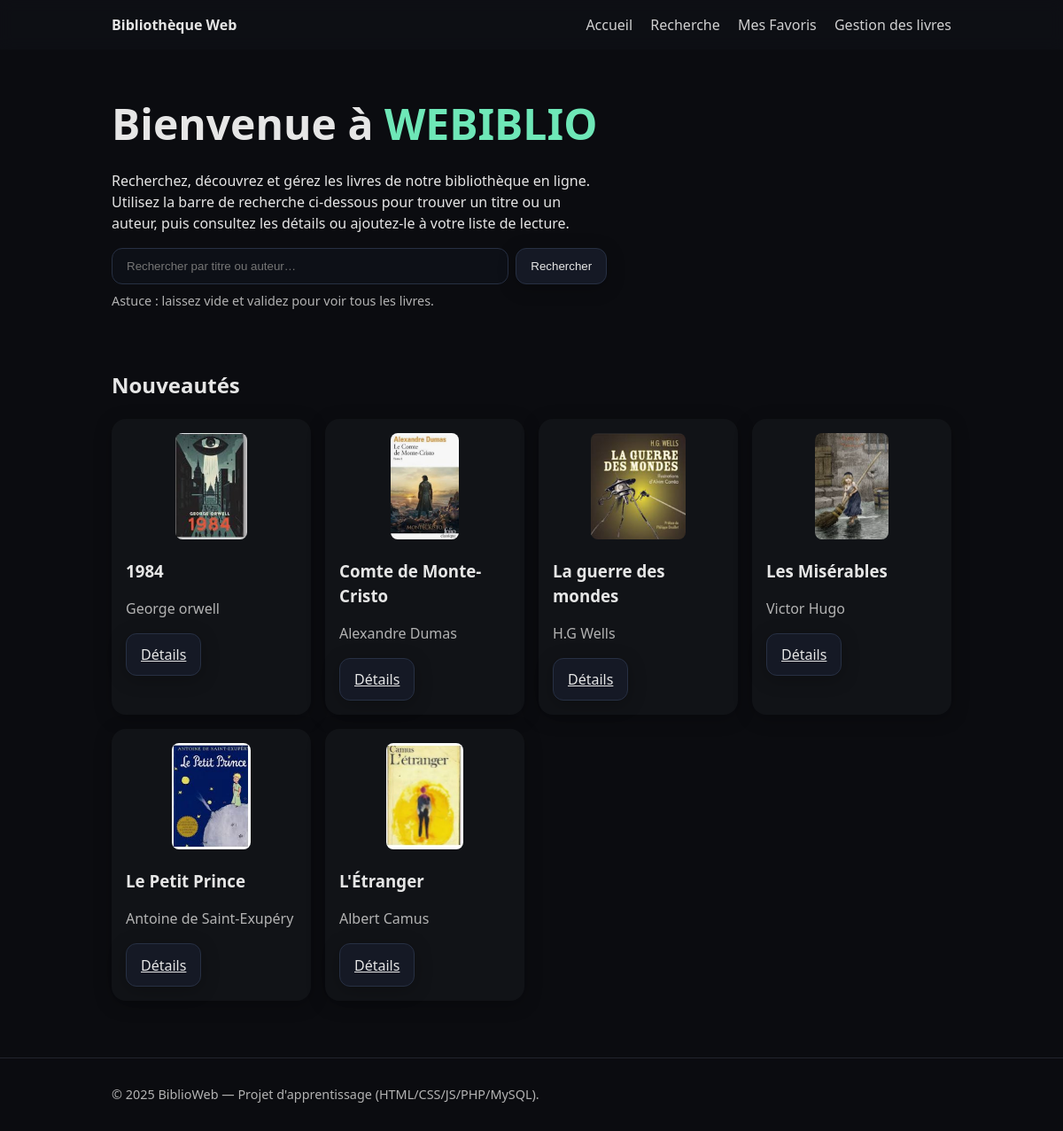
The page / on the database its author committed.
### tables this page shows
CREATE TABLE `livres` (
  `id` int(11) NOT NULL,
  `titre` varchar(100) NOT NULL,
  `auteur` varchar(100) NOT NULL,
  `description` text DEFAULT NULL,
  `image` varchar(255) DEFAULT NULL,
  `maison_edition` varchar(100) DEFAULT NULL,
  `nombre_exemplaire` int(11) NOT NULL DEFAULT 1,
  `created_at` timestamp NOT NULL DEFAULT current_timestamp()
);

### config.php (called while the page is built, shortened)
<?php
function h(?string $s): string {
    return htmlspecialchars($s ?? '', ENT_QUOTES | ENT_SUBSTITUTE, 'UTF-8');
}
?>

### index.php (the view, shortened to what this page needs)
<?php
include __DIR__.'/header.php'; ?>
<section class="hero">
  <div class="hero-text">
    <h1>Bienvenue à <span class="accent">WEBIBLIO</span></h1>
    <p>Recherchez, découvrez et gérez les livres de notre bibliothèque en ligne. Utilisez la barre de recherche ci‑dessous pour trouver un titre ou un auteur, puis consultez les détails ou ajoutez-le à votre liste de lecture.</p>
    <form class="search" action="resultats.php" method="get">
      <input type="text" name="q" placeholder="Rechercher par titre ou auteur…" aria-label="Rechercher">
      <button type="submit">Rechercher</button>
    </form>
    <p class="mt-1 small">Astuce : laissez vide et validez pour voir tous les livres.</p>
  </div>
</section>
<section>
  <h2>Nouveautés</h2>
  <div class="grid cards">
  <?php
    $stmt = $pdo->query("SELECT id, titre, auteur, image FROM livres ORDER BY created_at DESC, id DESC LIMIT 6");
    foreach ($stmt as $row): ?>
      <article class="card">
        <?php if ($row['image']): ?>
          <div style="text-align:center; margin-bottom:1rem;">
            <img src="uploads/<?= h($row['image']) ?>" alt="Couverture de <?= h($row['titre']) ?>" style="max-height:120px; border-radius:0.5rem;">
          </div>
        <?php endif; ?>
        <h3><?= h($row['titre']) ?></h3>
        <p class="muted"><?= h($row['auteur']) ?></p>
        <div class="actions">
          <a class="btn" href="details.php?id=<?= (int)$row['id'] ?>">Détails</a>
        </div>
      </article>
  <?php endforeach; ?>
  </div>
</section>
<?php include __DIR__.'/footer.php'; ?>

### header.php (shortened to what this page needs)
<?php require_once __DIR__ . '/config.php'; $lecteurId = ensure_current_lecteur_id($pdo); ?>
<!doctype html>
<html lang="fr">
<head>
  <link rel="stylesheet" href="assets/styles.css">
</head>
<body>
<header class="site-header">
  <div class="container header-inner">
    <a class="brand" href="index.php">Bibliothèque Web</a>
    <nav>
      <a href="index.php">Accueil</a>
      <a href="resultats.php">Recherche</a>
      <a href="favoris.php">Mes Favoris</a>
      <a href="gerer.php">Gestion des livres</a>
    </nav>
  </div>
</header>
<main class="container"><?php if (!empty($_SESSION['flash'])) { echo '<div class="card" style="margin:1rem 0; padding:.75rem 1rem;">'.h($_SESSION['flash']).'</div>'; unset($_SESSION['flash']); } ?>

### footer.php
</main>
<footer class="site-footer">
  <div class="container small">
    <p>© <?= date('Y') ?> BiblioWeb — Projet d'apprentissage (HTML/CSS/JS/PHP/MySQL).</p>
  </div>
</footer>
</body>
</html>

### assets/styles.css (style rules this page uses)
:root { --bg: #0b0c10; --card: #111317; --text: #e6e6e6; --muted: #b3b3b3; --accent: #6ee7b7; --danger: #ef4444; --shadow: 0 4px 20px rgba(0,0,0,.25); }
* { box-sizing: border-box; }
html { color-scheme: light dark; }
body { margin: 0; font-family: system-ui, -apple-system, Segoe UI, Roboto, Ubuntu, Cantarell, "Helvetica Neue", Arial, "Noto Sans", "Apple Color Emoji", "Segoe UI Emoji"; line-height: 1.5; background: var(--bg); color: var(--text); }
.container { max-width: 980px; margin: 0 auto; padding: 1rem; }
.site-header { background: #0f1117aa; backdrop-filter: blur(8px); position: sticky; top: 0; z-index: 10; }
.header-inner { display:flex; align-items:center; justify-content:space-between; }
.brand { font-weight: 800; text-decoration: none; color: var(--text); }
nav a { color: var(--text); text-decoration:none; margin-left: 1rem; opacity:.9; }
.site-footer { border-top: 1px solid #22252d; margin-top: 3rem; }
.small { font-size: .9rem; color: var(--muted); }
.mt-1 { margin-top: .5rem; }
.muted { color: var(--muted); }
.accent { color: var(--accent); }
.hero { padding: 2rem 0; display: grid; grid-template-columns: 1fr; gap: 1rem; }
.hero h1 { font-size: clamp(2rem, 6vw, 3rem); margin: 0 0 .5rem 0; }
.search { display:flex; gap:.5rem; }
.search input { flex:1; padding:.75rem 1rem; border-radius: .75rem; border:1px solid #273043; background:#0d1017; color: var(--text); }
.search button, .btn, button { padding:.7rem 1rem; border-radius:.75rem; border:1px solid #273043; background:#151925; color:var(--text); cursor:pointer; box-shadow: var(--shadow); }
.grid.cards { display:grid; grid-template-columns: repeat(auto-fit, minmax(220px, 1fr)); gap: 1rem; }
.card { background: var(--card); padding: 1rem; border-radius: 1rem; box-shadow: var(--shadow); }
.card h3 { margin-top: 0; margin-bottom: .25rem; }
.actions { display:flex; gap:.5rem; align-items:center; }
@media (min-width: 720px) { .hero { grid-template-columns: 1.2fr .8fr; align-items: center; } }

### rows shown on the page
livres: image (picture), titre "1984", auteur "George orwell"
livres: image (picture), titre "Comte de Monte-Cristo", auteur "Alexandre Dumas"
livres: image (picture), titre "La guerre des mondes", auteur "H.G Wells"
livres: image (picture), titre "Les Misérables", auteur "Victor Hugo"
livres: image (picture), titre "Le Petit Prince", auteur "Antoine de Saint-Exupéry"
livres: image (picture), titre "L'Étranger", auteur "Albert Camus"
